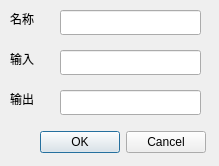
<?xml version="1.0" encoding="UTF-8"?>
<ui version="4.0">
 <class>moduleGen</class>
 <widget class="QDialog" name="moduleGen">
  <property name="geometry">
   <rect>
    <x>0</x>
    <y>0</y>
    <width>219</width>
    <height>166</height>
   </rect>
  </property>
  <property name="windowTitle">
   <string>Dialog</string>
  </property>
  <widget class="QLineEdit" name="nName">
   <property name="geometry">
    <rect>
     <x>60</x>
     <y>10</y>
     <width>141</width>
     <height>25</height>
    </rect>
   </property>
  </widget>
  <widget class="QLineEdit" name="nInput">
   <property name="geometry">
    <rect>
     <x>60</x>
     <y>50</y>
     <width>141</width>
     <height>25</height>
    </rect>
   </property>
  </widget>
  <widget class="QLineEdit" name="nOutput">
   <property name="geometry">
    <rect>
     <x>60</x>
     <y>90</y>
     <width>141</width>
     <height>25</height>
    </rect>
   </property>
  </widget>
  <widget class="QLabel" name="label">
   <property name="geometry">
    <rect>
     <x>10</x>
     <y>10</y>
     <width>31</width>
     <height>17</height>
    </rect>
   </property>
   <property name="text">
    <string>名称</string>
   </property>
  </widget>
  <widget class="QLabel" name="label_2">
   <property name="geometry">
    <rect>
     <x>10</x>
     <y>50</y>
     <width>67</width>
     <height>17</height>
    </rect>
   </property>
   <property name="text">
    <string>输入</string>
   </property>
  </widget>
  <widget class="QLabel" name="label_3">
   <property name="geometry">
    <rect>
     <x>10</x>
     <y>90</y>
     <width>67</width>
     <height>17</height>
    </rect>
   </property>
   <property name="text">
    <string>输出</string>
   </property>
  </widget>
  <widget class="QDialogButtonBox" name="buttonBox">
   <property name="geometry">
    <rect>
     <x>40</x>
     <y>130</y>
     <width>166</width>
     <height>25</height>
    </rect>
   </property>
   <property name="standardButtons">
    <set>QDialogButtonBox::Cancel|QDialogButtonBox::Ok</set>
   </property>
  </widget>
 </widget>
 <resources/>
 <connections/>
</ui>
